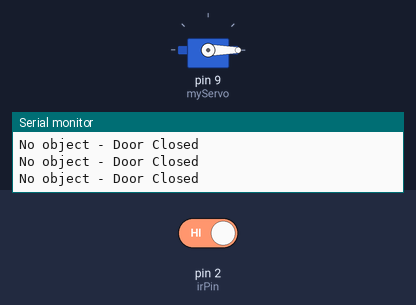
Recording of a sketch running on a simulated Arduino Uno, built with avr-gcc and run on an emulated ATmega328P. On the bench: servo, the last lines printed to the serial monitor. The inputs (shaded band) are chosen by the test bench; at power-on: pin 2 (irPin) HIGH.

Above: at 1.2 s.
1.3 s: pin 2 (irPin) driven LOW
At 2.5 s:
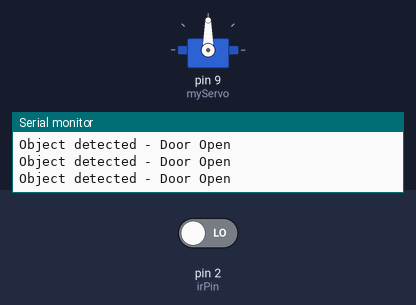
2.8 s: pin 2 (irPin) driven HIGH
At 4.0 s:
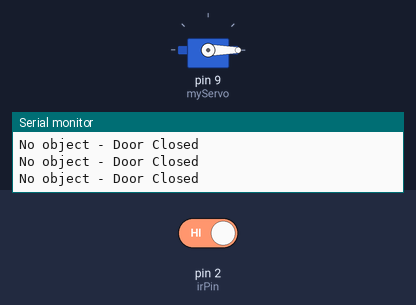
Timing chart, 0 to 5.8 s (numbered marks = the images above; inputs shaded):
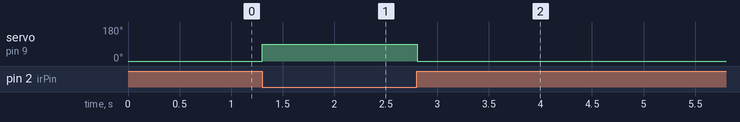

Measured:
- after the input at 1.3 s, servo on pin 9 (myServo): 0° → 90° at once
- after the input at 2.8 s, servo on pin 9 (myServo): 90° → 0° at once

The sketch:

IR_Servo_Auto_Door.ino
```cpp
#include <Servo.h>

Servo myServo;

int irPin = 2;        // IR sensor digital output pin
int irState = 0;      // To store the sensor state

void setup() {
  myServo.attach(9);        // Attach servo to pin 9
  pinMode(irPin, INPUT);    // Set IR pin as input
  myServo.write(0);         // Initial position (closed)
  Serial.begin(9600);
}

void loop() {
  irState = digitalRead(irPin);   // Read IR sensor

  if (irState == LOW) {
    // Object detected (IR beam reflected)
    myServo.write(90);     // Open door (adjust angle as needed)
    Serial.println("Object detected - Door Open");
  } else {
    // No object
    myServo.write(0);      // Close door
    Serial.println("No object - Door Closed");
  }

  delay(100);
}
```
